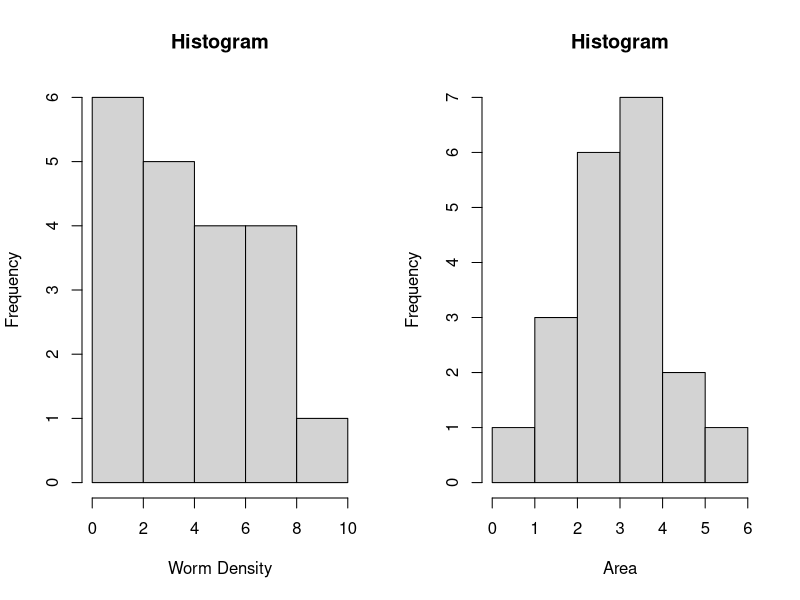

The R source for this figure: (Note: this script raises an error after producing the figure.)
## read data into R
worms <- read.csv("worms.csv", header = T)

## summarise data set
summary(worms)

## add column corresponding to area in acres
worms$Area.acres <- worms$Area * 2.47105
summary(worms$Area.acres)

## add column corresponding to worm abundance
worms$Abundance <- worms$Worm.density * worms$Area
summary(worms$Abundance)

## plot histograms for worm density and area
par(mfrow = c(1, 2)) 
hist(worms$Worm.density, main = "Histogram", xlab = "Worm Density")
hist(worms$Area, main = "Histogram", xlab = "Area")

## reset plot layout
par(mfrow = c(1, 1)) 
## box-and-whisker plot for worm density against vegetation
plot(worms$Vegetation, worms$Worm.density)

## scatter plot for worm density against area with
## fitted regression line
plot(Worm.density ~ Area, data = worms, 
     pch = 20, ylab = "Response variable", 
     xlab = "Explanatory variable")
linmod <- lm(Worm.density ~ Area, data = worms)
abline(linmod)
